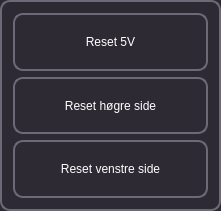
         <widget class="QFrame" name="camera_2">
          <property name="geometry">
           <rect>
            <x>230</x>
            <y>30</y>
            <width>221</width>
            <height>211</height>
           </rect>
          </property>
          <property name="sizePolicy">
           <sizepolicy hsizetype="Expanding" vsizetype="Expanding">
            <horstretch>5</horstretch>
            <verstretch>0</verstretch>
           </sizepolicy>
          </property>
          <property name="styleSheet">
           <string notr="true">QWidget {
    background-color: #6E6976;
}

QFrame {
    background-color: #2E2A33;
    border: 2px solid #6E6976;
    border-radius: 10px;
}

QPushButton {
    background-color: #2E2A33;
    border: 2px solid #6E6976;
    border-radius: 10px;
    color: #FFFFFF;
    padding: 5px;
}

QPushButton:hover {
    background-color: #6E6976;
    color: #FFFFFF;
}

QLineEdit {
    background-color: #2E2A33;
    border: 2px solid #6E6976;
    border-radius: 10px;
    color: #FFFFFF;
    padding: 5px;
}

QLabel {
    color: #FFFFFF;
}
</string>
          </property>
          <property name="frameShape">
           <enum>QFrame::StyledPanel</enum>
          </property>
          <property name="frameShadow">
           <enum>QFrame::Raised</enum>
          </property>
          <layout class="QGridLayout" name="gridLayout_2">
           <item row="1" column="0">
            <widget class="QPushButton" name="pushButton">
             <property name="sizePolicy">
              <sizepolicy hsizetype="MinimumExpanding" vsizetype="Expanding">
               <horstretch>5</horstretch>
               <verstretch>0</verstretch>
              </sizepolicy>
             </property>
             <property name="text">
              <string>Reset høgre side</string>
             </property>
            </widget>
           </item>
           <item row="0" column="0">
            <widget class="QPushButton" name="btnTakePic_2">
             <property name="sizePolicy">
              <sizepolicy hsizetype="MinimumExpanding" vsizetype="Expanding">
               <horstretch>5</horstretch>
               <verstretch>0</verstretch>
              </sizepolicy>
             </property>
             <property name="text">
              <string>Reset 5V</string>
             </property>
            </widget>
           </item>
           <item row="2" column="0">
            <widget class="QPushButton" name="btnRecord_2">
             <property name="sizePolicy">
              <sizepolicy hsizetype="MinimumExpanding" vsizetype="Expanding">
               <horstretch>5</horstretch>
               <verstretch>0</verstretch>
              </sizepolicy>
             </property>
             <property name="text">
              <string>Reset venstre side</string>
             </property>
            </widget>
           </item>
          </layout>
         </widget>
